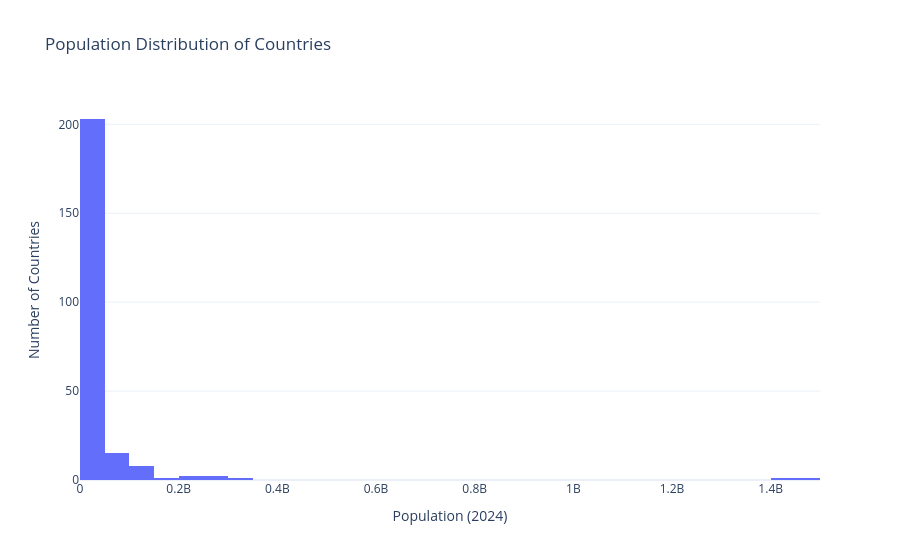

Notebook source saved alongside this figure:
### Code cell
import plotly.express as px

fig = px.histogram(
    df,
    x='Population (2024)',
    nbins=30,
    title='Population Distribution of Countries',
    labels={'Population (2024)': 'Population (2024)'},
)

fig.update_layout(
    xaxis_title='Population (2024)',
    yaxis_title='Number of Countries',
    template='plotly_white'
)

fig.show()

### Figure 1 — Plotly figure (JSON) as saved in the notebook; plotly's stock layout.template omitted (floating-point values rounded to 4 significant figures; data arrays with more than 128 entries replaced by an {"elided": "..."} marker saying what was removed)
{"data": [{"bingroup": "x", "hovertemplate": "Population (2024)=%{x}<br>count=%{y}<extra></extra>", "legendgroup": "", "marker": {"color": "#636efa", "pattern": {"shape": ""}}, "name": "", "nbinsx": 30, "orientation": "v", "showlegend": false, "type": "histogram", "x": {"elided": "234 int values"}, "xaxis": "x", "yaxis": "y"}], "layout": {"barmode": "relative", "legend": {"tracegroupgap": 0}, "title": {"text": "Population Distribution of Countries"}, "xaxis": {"anchor": "y", "domain": [0, 1], "title": {"text": "Population (2024)"}}, "yaxis": {"anchor": "x", "domain": [0, 1], "title": {"text": "Number of Countries"}}}}
